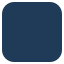

The script that saved this image:
"""Seismic Horizon Interpreter: desktop application (PySide6 + matplotlib + PyVista).

Workflow in the window:
  1. File > Open SEG-Y (QC + conversion) or Open HDF5 volume.
  2. Browse inlines / crosslines / time slices; click on a reflection to add a seed pick
     (right-click removes the nearest pick, Ctrl+Z undoes). Optionally snap to peak/trough.
  3. Optionally load fault sticks and a reference horizon.
  4. Press "Extract horizon". The engine runs in the background and the result appears on
     the sections, the map, the confidence map and in 3D.
  5. Export the horizon (CSV with confidence and flags + provenance) or save the picks.

The interpreter stays in charge: every pick is theirs, nothing is applied silently.
"""

from __future__ import annotations

import json
import os
import sys
import traceback
from pathlib import Path

import numpy as np
from PySide6.QtCore import QObject, QSettings, Qt, QThread, Signal
from PySide6.QtGui import QAction, QColor, QFont, QIcon, QKeySequence, QPainter, QPixmap
from PySide6.QtWidgets import (
    QApplication,
    QCheckBox,
    QComboBox,
    QDialog,
    QDialogButtonBox,
    QDoubleSpinBox,
    QFileDialog,
    QFormLayout,
    QGroupBox,
    QHBoxLayout,
    QHeaderView,
    QInputDialog,
    QLabel,
    QMainWindow,
    QMessageBox,
    QProgressBar,
    QPushButton,
    QSlider,
    QSpinBox,
    QSplitter,
    QTableWidget,
    QTableWidgetItem,
    QTabWidget,
    QTextEdit,
    QVBoxLayout,
    QWidget,
)

import matplotlib

matplotlib.use("QtAgg")
from matplotlib.backends.backend_qtagg import FigureCanvasQTAgg, NavigationToolbar2QT  # noqa: E402
from matplotlib.figure import Figure  # noqa: E402

from .. import __version__  # noqa: E402
from ..horizon_engine.seed_picks import PickSet, SeedPick  # noqa: E402
from ..preprocessing.roi_manager import ROI  # noqa: E402
from ..seismic_io.hdf5_manager import SeismicVolume  # noqa: E402
from ..seismic_io.interpretation_io import read_fault_sticks, read_xyz_horizon  # noqa: E402

APP_NAME = "Seismic Horizon Interpreter"
DEFAULT_DATA_DIR = Path("C:/SeismicData") if os.name == "nt" else Path.home() / "SeismicData"


def make_icon() -> QIcon:
    pm = QPixmap(64, 64)
    pm.fill(QColor(0, 0, 0, 0))
    p = QPainter(pm)
    p.setRenderHint(QPainter.Antialiasing)
    p.setBrush(QColor("#1f3b57")); p.setPen(Qt.NoPen); p.drawRoundedRect(2, 2, 60, 60, 12, 12)
    pen = p.pen(); pen.setWidth(4)
    for k, col in enumerate(["#9ad0ec", "#f2c14e", "#9ad0ec"]):
        pen.setColor(QColor(col)); p.setPen(pen)
        y = 18 + 14 * k
        p.drawLine(8, y + 6, 30, y); p.drawLine(34, y + 10, 56, y + 4)
    pen.setColor(QColor("#e4572e")); pen.setWidth(3); p.setPen(pen); p.drawLine(33, 8, 30, 58)
    p.end()
    return QIcon(pm)


# ---------------------------------------------------------------------------- workers
class Worker(QObject):
    progress = Signal(str)
    finished = Signal(object)
    failed = Signal(str)

    def __init__(self, fn, *args, **kwargs):
        super().__init__()
        self.fn, self.args, self.kwargs = fn, args, kwargs

    def run(self):
        try:
            out = self.fn(*self.args, progress=self.progress.emit, **self.kwargs)
            self.finished.emit(out)
        except Exception as exc:  # report every failure to the user, never crash the window
            self.failed.emit(f"{exc}\n\n{traceback.format_exc()}")


def _convert(segy: str, h5: str, force: bool, progress):
    from ..seismic_io.hdf5_manager import convert_segy_to_hdf5

    progress("Checking SEG-Y headers and amplitudes (QC)...")
    out, report = convert_segy_to_hdf5(segy, h5, require_qc_pass=not force)
    return out, report


def _extract(vol, picks, roi, sticks, progress):
    from ..workflow import run_extraction

    return run_extraction(vol, picks, roi, sticks, progress=progress)


# ---------------------------------------------------------------------------- canvas
class PlotCanvas(FigureCanvasQTAgg):
    def __init__(self, parent=None):
        self.fig = Figure(figsize=(8, 5), tight_layout=True)
        super().__init__(self.fig)
        self.setParent(parent)
        self.ax = self.fig.add_subplot(111)


# ---------------------------------------------------------------------------- main window
class MainWindow(QMainWindow):
    def __init__(self):
        super().__init__()
        self.setWindowTitle(f"{APP_NAME} {__version__}")
        self.setWindowIcon(make_icon())
        self.resize(1500, 920)
        self.settings = QSettings("seismic_horizon_ai", "interpreter")

        self.vol: SeismicVolume | None = None
        self.picks = PickSet()
        self.undo_stack: list[tuple[str, SeedPick]] = []
        self.faults = []  # FaultSticks in full grid coords
        self.reference: np.ndarray | None = None  # sample index grid
        self.output = None  # ExtractionOutput
        self.horizon_ms: np.ndarray | None = None
        self.conf_full: np.ndarray | None = None
        self._thread: QThread | None = None
        self._section_cache: dict = {}

        self._build_ui()
        self._build_menus()
        self._refresh_all()
        last = self.settings.value("last_h5", "")
        if last and Path(last).exists():
            self.open_h5(last)  # reopen the last survey so work continues where it stopped

    # ------------------------------------------------------------------ UI
    def _build_ui(self):
        split = QSplitter(Qt.Horizontal)
        self.setCentralWidget(split)

        # ---- left panel
        left = QWidget(); lv = QVBoxLayout(left); left.setMinimumWidth(330); left.setMaximumWidth(430)
        self.info = QLabel("No survey loaded.\nFile > Open SEG-Y... or Open HDF5 volume...")
        self.info.setWordWrap(True)
        g1 = QGroupBox("Survey"); QVBoxLayout(g1).addWidget(self.info); lv.addWidget(g1)

        g2 = QGroupBox("Seed picks (left-click add, right-click remove, Ctrl+Z undo)")
        v2 = QVBoxLayout(g2)
        row = QHBoxLayout()
        row.addWidget(QLabel("Snap to:"))
        self.snap = QComboBox(); self.snap.addItems(["peak", "trough", "none"])
        row.addWidget(self.snap); row.addStretch(1)
        v2.addLayout(row)
        self.pick_table = QTableWidget(0, 3)
        self.pick_table.setHorizontalHeaderLabels(["Inline", "Crossline", "Time (ms)"])
        self.pick_table.horizontalHeader().setSectionResizeMode(QHeaderView.Stretch)
        self.pick_table.setEditTriggers(QTableWidget.NoEditTriggers)
        self.pick_table.setSelectionBehavior(QTableWidget.SelectRows)
        self.pick_table.cellDoubleClicked.connect(self._goto_pick)
        v2.addWidget(self.pick_table)
        row = QHBoxLayout()
        b = QPushButton("Delete selected"); b.clicked.connect(self._delete_selected); row.addWidget(b)
        b = QPushButton("Clear all"); b.clicked.connect(self._clear_picks); row.addWidget(b)
        v2.addLayout(row)
        lv.addWidget(g2, 2)

        g3 = QGroupBox("Area to interpret")
        f3 = QFormLayout(g3)
        self.auto_roi = QCheckBox("Automatic: around the picks (+25 lines)"); self.auto_roi.setChecked(True)
        self.auto_roi.toggled.connect(self._roi_toggled)
        f3.addRow(self.auto_roi)
        self.il_min, self.il_max, self.xl_min, self.xl_max = (QSpinBox() for _ in range(4))
        for w in (self.il_min, self.il_max, self.xl_min, self.xl_max):
            w.setRange(0, 10**7); w.setEnabled(False)
        r = QHBoxLayout(); r.addWidget(self.il_min); r.addWidget(QLabel("to")); r.addWidget(self.il_max); f3.addRow("Inlines", r)
        r = QHBoxLayout(); r.addWidget(self.xl_min); r.addWidget(QLabel("to")); r.addWidget(self.xl_max); f3.addRow("Crosslines", r)
        self.margin = QDoubleSpinBox(); self.margin.setRange(20, 1000); self.margin.setValue(120); self.margin.setSuffix(" ms")
        f3.addRow("Time window ±", self.margin)
        lv.addWidget(g3)

        g4 = QGroupBox("Faults and reference")
        v4 = QVBoxLayout(g4)
        self.fault_label = QLabel("No fault sticks loaded."); self.fault_label.setWordWrap(True)
        v4.addWidget(self.fault_label)
        r = QHBoxLayout()
        b = QPushButton("Load fault sticks..."); b.clicked.connect(self.load_faults); r.addWidget(b)
        b = QPushButton("Clear"); b.clicked.connect(self._clear_faults); r.addWidget(b)
        v4.addLayout(r)
        b = QPushButton("Load reference horizon..."); b.clicked.connect(self.load_reference); v4.addWidget(b)
        lv.addWidget(g4)

        self.run_btn = QPushButton("▶  Extract horizon")
        f = QFont(); f.setPointSize(11); f.setBold(True); self.run_btn.setFont(f)
        self.run_btn.setMinimumHeight(42)
        self.run_btn.clicked.connect(self.run_extraction)
        lv.addWidget(self.run_btn)
        self.progress = QProgressBar(); self.progress.setRange(0, 0); self.progress.setVisible(False)
        lv.addWidget(self.progress)
        self.result_box = QTextEdit(); self.result_box.setReadOnly(True); self.result_box.setMaximumHeight(170)
        self.result_box.setPlaceholderText("Results and QC will appear here.")
        lv.addWidget(self.result_box)
        split.addWidget(left)

        # ---- right: tabs
        self.tabs = QTabWidget()
        split.addWidget(self.tabs)
        split.setStretchFactor(1, 1)

        # section tab
        sec = QWidget(); sv = QVBoxLayout(sec)
        top = QHBoxLayout()
        self.direction = QComboBox(); self.direction.addItems(["Inline", "Crossline"])
        self.direction.currentIndexChanged.connect(self._direction_changed)
        top.addWidget(QLabel("View:")); top.addWidget(self.direction)
        self.line_slider = QSlider(Qt.Horizontal); self.line_slider.valueChanged.connect(self._line_changed)
        self.line_spin = QSpinBox(); self.line_spin.valueChanged.connect(self._spin_changed)
        top.addWidget(self.line_slider, 1); top.addWidget(self.line_spin)
        self.gain = QSlider(Qt.Horizontal); self.gain.setRange(80, 100); self.gain.setValue(98); self.gain.setMaximumWidth(120)
        self.gain.valueChanged.connect(lambda _v: self.draw_section())
        top.addWidget(QLabel("Contrast")); top.addWidget(self.gain)
        sv.addLayout(top)
        self.sec_canvas = PlotCanvas()
        self.sec_canvas.mpl_connect("button_press_event", self._section_click)
        sv.addWidget(NavigationToolbar2QT(self.sec_canvas, sec))
        sv.addWidget(self.sec_canvas, 1)
        self.tabs.addTab(sec, "Seismic section")

        # time slice tab
        ts = QWidget(); tv = QVBoxLayout(ts); self.ts_tab = ts
        top = QHBoxLayout()
        self.t_slider = QSlider(Qt.Horizontal); self.t_slider.sliderReleased.connect(self.draw_timeslice)
        self.t_label = QLabel("")
        top.addWidget(QLabel("Time slice:")); top.addWidget(self.t_slider, 1); top.addWidget(self.t_label)
        tv.addLayout(top)
        self.ts_canvas = PlotCanvas()
        self.ts_canvas.mpl_connect("button_press_event", self._map_click)
        tv.addWidget(NavigationToolbar2QT(self.ts_canvas, ts)); tv.addWidget(self.ts_canvas, 1)
        self.tabs.addTab(ts, "Time slice")

        # map tab
        mp = QWidget(); mv = QVBoxLayout(mp)
        top = QHBoxLayout()
        self.map_kind = QComboBox(); self.map_kind.addItems(["Horizon time", "Confidence", "Difference to reference", "Reference horizon"])
        self.map_kind.currentIndexChanged.connect(lambda _i: self.draw_map())
        top.addWidget(QLabel("Show:")); top.addWidget(self.map_kind); top.addStretch(1)
        top.addWidget(QLabel("Click the map to jump to that inline/crossline"))
        mv.addLayout(top)
        self.map_canvas = PlotCanvas()
        self.map_canvas.mpl_connect("button_press_event", self._map_click)
        mv.addWidget(NavigationToolbar2QT(self.map_canvas, mp)); mv.addWidget(self.map_canvas, 1)
        self.tabs.addTab(mp, "Horizon map")

        # 3D tab (created lazily: VTK start-up is slow)
        self.view3d_holder = QWidget(); QVBoxLayout(self.view3d_holder)
        self.plotter = None
        self.tabs.addTab(self.view3d_holder, "3D view")

        # QC tab
        self.qc_text = QTextEdit(); self.qc_text.setReadOnly(True)
        self.tabs.addTab(self.qc_text, "QC report")
        self.tabs.currentChanged.connect(self._tab_changed)

    def _build_menus(self):
        m = self.menuBar().addMenu("&File")
        for text, fn, key in [
            ("Open SEG-Y...", self.open_segy, "Ctrl+O"),
            ("Open HDF5 volume...", self.open_h5, "Ctrl+Shift+O"),
            ("Open recent volume", self.open_recent, None),
            (None, None, None),
            ("Load picks (CSV)...", self.load_picks, "Ctrl+L"),
            ("Save picks (CSV)...", self.save_picks, "Ctrl+S"),
            ("Import picks from horizon file...", self.import_picks_from_horizon, None),
            (None, None, None),
            ("Export horizon (CSV)...", self.export_horizon, "Ctrl+E"),
            ("Save figures...", self.save_figures, None),
            (None, None, None),
            ("Quit", self.close, "Ctrl+Q"),
        ]:
            if text is None:
                m.addSeparator(); continue
            a = QAction(text, self); a.triggered.connect(fn)
            if key:
                a.setShortcut(QKeySequence(key))
            m.addAction(a)
        e = self.menuBar().addMenu("&Edit")
        a = QAction("Undo pick", self); a.setShortcut(QKeySequence.Undo); a.triggered.connect(self.undo); e.addAction(a)
        h = self.menuBar().addMenu("&Help")
        a = QAction("How to use", self); a.triggered.connect(self.show_help); h.addAction(a)
        a = QAction("About", self); a.triggered.connect(lambda: QMessageBox.about(self, APP_NAME, f"{APP_NAME} {__version__}\n\nPhysics-first horizon interpretation: least-squares horizons from local slopes, multigrid correlations and your seed picks, with faults as hard barriers.")); h.addAction(a)

    # ------------------------------------------------------------------ helpers
    @property
    def g(self):
        return self.vol.geometry if self.vol else None

    def _busy(self, on: bool, msg: str = ""):
        self.progress.setVisible(on)
        self.run_btn.setEnabled(not on)
        if msg:
            self.statusBar().showMessage(msg)

    def _start(self, fn, args, on_done, label):
        if self._thread is not None:
            QMessageBox.information(self, APP_NAME, "Please wait: a task is still running.")
            return
        self._busy(True, label)
        th = QThread(self)
        w = Worker(fn, *args)
        w.moveToThread(th)
        th.started.connect(w.run)
        # bound methods of the window => queued into the GUI thread
        w.progress.connect(self._on_progress)
        w.finished.connect(self._on_done)
        w.failed.connect(self._on_failed)
        self._done_cb = on_done
        self._worker = w
        self._thread = th
        th.start()

    def _on_progress(self, msg: str):
        self.statusBar().showMessage(msg)

    def _on_done(self, out):
        self._finish()
        self._done_cb(out)

    def _on_failed(self, err: str):
        self._finish()
        self._error(err)

    def _finish(self):
        if self._thread:
            self._thread.quit(); self._thread.wait()
        self._thread = None
        self._busy(False)

    def _error(self, err: str):
        self.statusBar().showMessage("Failed.")
        box = QMessageBox(self); box.setIcon(QMessageBox.Warning); box.setWindowTitle(APP_NAME)
        box.setText(err.split("\n\n")[0]); box.setDetailedText(err); box.exec()

    # ------------------------------------------------------------------ files
    def open_segy(self):
        path, _ = QFileDialog.getOpenFileName(self, "Open SEG-Y", self.settings.value("last_dir", ""), "SEG-Y (*.sgy *.segy *.SGY *.SEGY);;All files (*)")
        if not path:
            return
        self.settings.setValue("last_dir", str(Path(path).parent))
        default = DEFAULT_DATA_DIR / Path(path).stem / (Path(path).stem + ".h5")
        h5, _ = QFileDialog.getSaveFileName(self, "Save checked volume as (HDF5)", str(default), "HDF5 (*.h5)")
        if not h5:
            return
        Path(h5).parent.mkdir(parents=True, exist_ok=True)

        def done(out):
            out_path, report = out
            self.qc_text.setMarkdown(report.to_markdown())
            self.open_h5(str(out_path))
            self.tabs.setCurrentWidget(self.qc_text)

        def failed_qc(force=False):
            self._start(_convert, (path, h5, force), done, "Converting SEG-Y...")

        failed_qc(False)

    def open_recent(self):
        last = self.settings.value("last_h5", "")
        if last and Path(last).exists():
            self.open_h5(last)
        else:
            QMessageBox.information(self, APP_NAME, "No recent volume.")

    def open_h5(self, path: str | None = None):
        if not path:
            path, _ = QFileDialog.getOpenFileName(self, "Open HDF5 volume", str(DEFAULT_DATA_DIR), "HDF5 (*.h5 *.hdf5)")
            if not path:
                return
        try:
            vol = SeismicVolume(path)
        except Exception as exc:
            self._error(f"Could not open {path}: {exc}"); return
        if self.vol:
            self.vol.close()
        self.vol = vol
        self.settings.setValue("last_h5", path)
        self._section_cache.clear()
        self.output = None; self.horizon_ms = None; self.conf_full = None; self.reference = None; self.faults = []
        g = self.g
        qc = vol.qc_report
        self.qc_text.setMarkdown(_qc_markdown(qc))
        self.info.setText(
            f"<b>{Path(path).name}</b><br>"
            f"Inlines {g.ilines[0]}–{g.ilines[-1]} ({g.ilines.size})<br>"
            f"Crosslines {g.xlines[0]}–{g.xlines[-1]} ({g.xlines.size})<br>"
            f"Time {g.samples_ms[0]:.0f}–{g.samples_ms[-1]:.0f} ms, dt {g.dt_ms:g} ms<br>"
            f"QC: {'passed' if qc.get('passed') else 'FAILED'} · CRS: {g.crs or 'not in file'}"
        )
        for w, lo, hi in ((self.il_min, g.ilines[0], g.ilines[-1]), (self.il_max, g.ilines[0], g.ilines[-1]),
                          (self.xl_min, g.xlines[0], g.xlines[-1]), (self.xl_max, g.xlines[0], g.xlines[-1])):
            w.setRange(int(lo), int(hi))
        self.il_min.setValue(int(g.ilines[0])); self.il_max.setValue(int(g.ilines[-1]))
        self.xl_min.setValue(int(g.xlines[0])); self.xl_max.setValue(int(g.xlines[-1]))
        self.t_slider.setRange(0, g.samples_ms.size - 1); self.t_slider.setValue(g.samples_ms.size // 3)
        self._direction_changed()
        self.statusBar().showMessage(f"Opened {path}")
        self._refresh_all()

    def load_picks(self):
        path, _ = QFileDialog.getOpenFileName(self, "Load picks", self.settings.value("last_dir", ""), "CSV (*.csv)")
        if not path:
            return
        try:
            ps = PickSet.from_csv(path)
        except Exception as exc:
            self._error(f"Could not read picks: {exc}"); return
        self.picks.extend(ps.picks)
        self.statusBar().showMessage(f"Loaded {len(ps.picks)} picks from {path}")
        self._refresh_all()

    def save_picks(self):
        path, _ = QFileDialog.getSaveFileName(self, "Save picks", self.settings.value("last_dir", "picks.csv"), "CSV (*.csv)")
        if path:
            self.picks.to_csv(path)
            self.statusBar().showMessage(f"Saved {len(self.picks.picks)} picks to {path}")

    def import_picks_from_horizon(self):
        if not self._need_volume():
            return
        path, _ = QFileDialog.getOpenFileName(self, "Horizon file (x y time_ms)", self.settings.value("last_dir", ""), "Text (*.txt *.xyz *.dat);;All files (*)")
        if not path:
            return
        dlg = QDialog(self); dlg.setWindowTitle("Import picks from horizon")
        f = QFormLayout(dlg)
        sp = QSpinBox(); sp.setRange(5, 500); sp.setValue(50); f.addRow("Pick every Nth line", sp)
        sh = QDoubleSpinBox(); sh.setRange(-1000, 1000); sh.setValue(0); sh.setSuffix(" ms"); f.addRow("Time shift", sh)
        f.addRow(QLabel("(F3 dGB horizon files need +4 ms)"))
        only = QCheckBox("Only inside the area box"); only.setChecked(not self.auto_roi.isChecked()); f.addRow(only)
        bb = QDialogButtonBox(QDialogButtonBox.Ok | QDialogButtonBox.Cancel); f.addRow(bb)
        bb.accepted.connect(dlg.accept); bb.rejected.connect(dlg.reject)
        if dlg.exec() != QDialog.Accepted:
            return
        g = self.g
        h = read_xyz_horizon(path, g, time_shift_ms=sh.value())
        live = self.vol.live_mask
        ri, rj = self._manual_roi_slices() if only.isChecked() else (slice(0, g.ilines.size), slice(0, g.xlines.size))
        n = 0
        for i in range(ri.start + sp.value() // 2, ri.stop, sp.value()):
            for j in range(rj.start + sp.value() // 2, rj.stop, sp.value()):
                if np.isfinite(h[i, j]) and live[i, j]:
                    self.picks.add(SeedPick(int(g.ilines[i]), int(g.xlines[j]), float(g.time_ms(h[i, j])), source=f"import:{Path(path).name}"))
                    n += 1
        self.statusBar().showMessage(f"Imported {n} picks from {Path(path).name}")
        self._refresh_all()

    def load_faults(self):
        if not self._need_volume():
            return
        paths, _ = QFileDialog.getOpenFileNames(self, "Fault sticks (x y time_ms stick node)", self.settings.value("last_dir", ""), "Text (*.txt *.dat);;All files (*)")
        if not paths:
            return
        shift, ok = QInputDialog.getDouble(self, "Time shift", "Time shift to apply to the fault files (ms).\nF3 dGB files need +4 ms.", 0.0, -1000, 1000, 1)
        if not ok:
            return
        for p in paths:
            try:
                self.faults.append(read_fault_sticks(p, self.g, time_shift_ms=shift))
            except Exception as exc:
                self._error(f"Could not read {p}: {exc}")
        self._refresh_all()

    def _clear_faults(self):
        self.faults = []
        self._refresh_all()

    def load_reference(self):
        if not self._need_volume():
            return
        path, _ = QFileDialog.getOpenFileName(self, "Reference horizon (x y time_ms)", self.settings.value("last_dir", ""), "Text (*.txt *.xyz *.dat);;All files (*)")
        if not path:
            return
        shift, ok = QInputDialog.getDouble(self, "Time shift", "Time shift for the reference horizon (ms).\nF3 dGB files need +4 ms.", 0.0, -1000, 1000, 1)
        if not ok:
            return
        self.reference = read_xyz_horizon(path, self.g, time_shift_ms=shift)
        self.statusBar().showMessage(f"Reference horizon loaded: {Path(path).name}")
        self._refresh_all()

    def export_horizon(self):
        if self.output is None:
            QMessageBox.information(self, APP_NAME, "Extract a horizon first."); return
        path, _ = QFileDialog.getSaveFileName(self, "Export horizon", self.settings.value("last_dir", "horizon.csv"), "CSV (*.csv)")
        if not path:
            return
        from ..export.horizon_export import export_horizon_csv

        o = self.output
        export_horizon_csv(path, o.result, o.geometry, confidence=o.confidence.confidence, extra_flags={"off_phase": o.phase["off_phase_mask"]})
        Path(path).with_suffix(".summary.json").write_text(json.dumps(o.summary, indent=2, default=float), encoding="utf-8")
        self.statusBar().showMessage(f"Exported horizon to {path} (+ provenance and summary)")

    def save_figures(self):
        d = QFileDialog.getExistingDirectory(self, "Save figures to folder", self.settings.value("last_dir", ""))
        if not d:
            return
        self.sec_canvas.fig.savefig(Path(d) / "section.png", dpi=150)
        self.map_canvas.fig.savefig(Path(d) / "map.png", dpi=150)
        self.ts_canvas.fig.savefig(Path(d) / "time_slice.png", dpi=150)
        self.statusBar().showMessage(f"Figures saved to {d}")

    def _need_volume(self) -> bool:
        if self.vol is None:
            QMessageBox.information(self, APP_NAME, "Open a seismic volume first (File menu).")
            return False
        return True

    # ------------------------------------------------------------------ picks
    def _section_click(self, ev):
        if self.vol is None or ev.inaxes is not self.sec_canvas.ax or ev.xdata is None:
            return
        if self.sec_canvas.toolbar_mode():
            return
        g = self.g
        inline_view = self.direction.currentIndex() == 0
        line = self._current_line()
        trace = int(round(ev.xdata))
        il, xl = (line, trace) if inline_view else (trace, line)
        if ev.button == 1:
            t = self._snap(il, xl, float(ev.ydata))
            p = SeedPick(il, xl, t, phase=self.snap.currentText() if self.snap.currentText() != "none" else "unspecified")
            self.picks.add(p); self.undo_stack.append(("add", p))
            self.statusBar().showMessage(f"Pick added: IL {il} XL {xl} {t:.1f} ms")
        elif ev.button == 3:
            on_line = [p for p in self.picks.picks if (p.inline == line if inline_view else p.crossline == line)]
            if not on_line:
                return
            d = [abs((p.crossline if inline_view else p.inline) - trace) / 5 + abs(p.time_ms - ev.ydata) / 20 for p in on_line]
            k = int(np.argmin(d))
            if d[k] < 3:
                p = on_line[k]; self.picks.picks.remove(p); self.undo_stack.append(("del", p))
                self.statusBar().showMessage("Pick removed")
        self._refresh_picks(); self.draw_section(); self.draw_map()

    def _snap(self, il, xl, t_ms) -> float:
        mode = self.snap.currentText()
        g = self.g
        if mode == "none":
            return t_ms
        i, j = int(round(g.il_index(il))), int(round(g.xl_index(xl)))
        tr = np.asarray(self.vol.data[i, j, :], float)
        k0 = int(round(float(g.sample_index(t_ms))))
        lo, hi = max(1, k0 - 4), min(tr.size - 2, k0 + 4)
        sgn = 1 if mode == "peak" else -1
        k = lo + int(np.argmax(sgn * tr[lo:hi + 1]))
        a, b, c = sgn * tr[k - 1], sgn * tr[k], sgn * tr[k + 1]
        den = a - 2 * b + c
        off = 0.5 * (a - c) / den if den < 0 else 0.0
        return float(g.time_ms(k + np.clip(off, -0.5, 0.5)))

    def undo(self):
        if not self.undo_stack:
            return
        kind, p = self.undo_stack.pop()
        if kind == "add" and p in self.picks.picks:
            self.picks.picks.remove(p)
        elif kind == "del":
            self.picks.add(p)
        self._refresh_picks(); self.draw_section(); self.draw_map()

    def _delete_selected(self):
        rows = sorted({i.row() for i in self.pick_table.selectedIndexes()}, reverse=True)
        for r in rows:
            p = self.picks.picks.pop(r); self.undo_stack.append(("del", p))
        self._refresh_all()

    def _clear_picks(self):
        if self.picks.picks and QMessageBox.question(self, APP_NAME, f"Remove all {len(self.picks.picks)} picks?") == QMessageBox.Yes:
            for p in self.picks.picks:
                self.undo_stack.append(("del", p))
            self.picks = PickSet()
            self._refresh_all()

    def _goto_pick(self, row, _col):
        p = self.picks.picks[row]
        self._goto(p.inline, p.crossline)

    # ------------------------------------------------------------------ navigation
    def _direction_changed(self):
        if self.vol is None:
            return
        g = self.g
        axis = g.ilines if self.direction.currentIndex() == 0 else g.xlines
        for w in (self.line_slider, self.line_spin):
            w.blockSignals(True)
        self.line_slider.setRange(0, axis.size - 1)
        self.line_spin.setRange(int(axis[0]), int(axis[-1]))
        self.line_slider.setValue(axis.size // 2)
        self.line_spin.setValue(int(axis[axis.size // 2]))
        for w in (self.line_slider, self.line_spin):
            w.blockSignals(False)
        self.draw_section()

    def _line_changed(self, idx):
        g = self.g
        axis = g.ilines if self.direction.currentIndex() == 0 else g.xlines
        self.line_spin.blockSignals(True); self.line_spin.setValue(int(axis[idx])); self.line_spin.blockSignals(False)
        self.draw_section()

    def _spin_changed(self, val):
        g = self.g
        axis = g.ilines if self.direction.currentIndex() == 0 else g.xlines
        idx = int(np.argmin(np.abs(axis - val)))
        self.line_slider.blockSignals(True); self.line_slider.setValue(idx); self.line_slider.blockSignals(False)
        self.draw_section()

    def _current_line(self) -> int:
        return int(self.line_spin.value())

    def _goto(self, il, xl):
        if self.direction.currentIndex() == 0:
            self.line_spin.setValue(int(il))
        else:
            self.line_spin.setValue(int(xl))
        self.tabs.setCurrentIndex(0)

    def _map_click(self, ev):
        if self.vol is None or ev.xdata is None or ev.ydata is None:
            return
        canvas = ev.canvas
        if canvas.toolbar_mode():
            return
        self._goto(int(round(ev.xdata)), int(round(ev.ydata)))

    def _roi_toggled(self, on):
        for w in (self.il_min, self.il_max, self.xl_min, self.xl_max):
            w.setEnabled(not on)

    def _manual_roi_slices(self):
        g = self.g
        il0, il1 = sorted((self.il_min.value(), self.il_max.value()))
        xl0, xl1 = sorted((self.xl_min.value(), self.xl_max.value()))
        i0, i1 = int(round(g.il_index(il0))), int(round(g.il_index(il1)))
        j0, j1 = int(round(g.xl_index(xl0))), int(round(g.xl_index(xl1)))
        return slice(max(0, i0), min(g.ilines.size, i1 + 1)), slice(max(0, j0), min(g.xlines.size, j1 + 1))

    def _tab_changed(self, idx):
        w = self.tabs.widget(idx)
        if w is self.view3d_holder:
            self.draw_3d()
        elif w is self.ts_tab:
            self.draw_timeslice()

    # ------------------------------------------------------------------ extraction
    def run_extraction(self):
        if not self._need_volume():
            return
        if not self.picks.approved():
            QMessageBox.information(self, APP_NAME, "Add seed picks first: left-click on the target reflection in the section view.")
            return
        g = self.g
        if self.auto_roi.isChecked():
            ils = [p.inline for p in self.picks.approved()]; xls = [p.crossline for p in self.picks.approved()]
            m = 25
            roi = ROI((max(g.ilines[0], min(ils) - m * g.il_step), min(g.ilines[-1], max(ils) + m * g.il_step)),
                      (max(g.xlines[0], min(xls) - m * g.xl_step), min(g.xlines[-1], max(xls) + m * g.xl_step)))
        else:
            roi = ROI((self.il_min.value(), self.il_max.value()), (self.xl_min.value(), self.xl_max.value()))
        il_s, xl_s, _ = roi.to_slices(g)
        n_cells = (il_s.stop - il_s.start) * (xl_s.stop - xl_s.start)
        if n_cells > 400_000 and QMessageBox.question(
                self, APP_NAME, f"The area has {n_cells:,} traces; this may take several minutes and a lot of memory. Continue?") != QMessageBox.Yes:
            return
        times = [p.time_ms for p in self.picks.approved()]
        roi = ROI(roi.inline_range, roi.crossline_range, (min(times) - self.margin.value(), max(times) + self.margin.value()))
        self._start(_extract, (self.vol, self.picks, roi, list(self.faults)), self._extraction_done, "Extracting horizon...")

    def _extraction_done(self, out):
        self.output = out
        shape = self.vol.live_mask.shape
        self.horizon_ms = out.full_grid(shape, "time_ms")
        self.conf_full = out.full_grid(shape, "confidence")
        s = out.summary
        lines = [
            f"<b>Horizon extracted</b> ({'converged' if s['converged'] else 'NOT converged'} in {s['iterations']} iterations, "
            f"{s['slopes_s'] + s['extract_s']:.0f} s)",
            f"Area: IL {s['roi']['inlines'][0]}–{s['roi']['inlines'][1]}, XL {s['roi']['crosslines'][0]}–{s['roi']['crosslines'][1]}",
            f"Picks used: {s['n_picks']} · fault cut-offs: {s['n_fault_cutoffs']}",
            f"In phase with the picked event: {s['fraction_in_phase']:.0%}",
            f"Mean confidence {s['confidence']['mean_confidence']:.2f}; {s['confidence']['fraction_reliable_ge_0.7']:.0%} of the area ≥ 0.7",
        ]
        if s["uninterpreted_live_cells"]:
            lines.append(f"<span style='color:#c0392b'>{s['uninterpreted_live_cells']} traces left blank (fault block without a pick)</span>")
        if self.reference is not None:
            from ..quality_control.horizon_residuals import compare_to_reference
            m = compare_to_reference(self.horizon_ms, self.g.time_ms(self.reference))
            lines.append(f"Vs reference: mean diff {m.mae_ms:.2f} ms, {m.within_10ms:.0%} within ±10 ms")
        for n in s["notes"]:
            lines.append(f"<i>{n}</i>")
        self.result_box.setHtml("<br>".join(lines))
        self.statusBar().showMessage("Horizon extracted. See the section, map and 3D tabs.")
        self._refresh_all()
        self.tabs.setCurrentIndex(2)

    # ------------------------------------------------------------------ drawing
    def _refresh_picks(self):
        t = self.pick_table
        t.setRowCount(len(self.picks.picks))
        for r, p in enumerate(self.picks.picks):
            for c, v in enumerate((f"{p.inline:g}", f"{p.crossline:g}", f"{p.time_ms:.1f}")):
                t.setItem(r, c, QTableWidgetItem(v))
        self.run_btn.setText(f"▶  Extract horizon ({len(self.picks.approved())} picks)")

    def _refresh_all(self):
        self._refresh_picks()
        self.fault_label.setText(
            "No fault sticks loaded." if not self.faults else
            f"{len(self.faults)} fault(s): " + ", ".join(f"{f.name} ({len(f.sticks)} sticks)" for f in self.faults)
            + "<br>They become hard barriers: the horizon is never smoothed across them.")
        self.draw_section()
        self.draw_map()

    def _section_data(self, inline_view: bool, idx: int) -> np.ndarray:
        key = (inline_view, idx)
        if key not in self._section_cache:
            if len(self._section_cache) > 40:
                self._section_cache.clear()
            self._section_cache[key] = np.asarray(self.vol.data[idx, :, :] if inline_view else self.vol.data[:, idx, :], np.float32)
        return self._section_cache[key]

    def draw_section(self):
        c = self.sec_canvas; ax = c.ax
        ax.clear()
        if self.vol is None:
            ax.text(0.5, 0.5, "File > Open SEG-Y... to start", ha="center", va="center", transform=ax.transAxes, fontsize=14, color="gray")
            ax.set_axis_off(); c.draw_idle(); return
        ax.set_axis_on()
        g = self.g
        inline_view = self.direction.currentIndex() == 0
        idx = self.line_slider.value()
        line = int((g.ilines if inline_view else g.xlines)[idx])
        sec = self._section_data(inline_view, idx).T
        other = g.xlines if inline_view else g.ilines
        v = np.percentile(np.abs(sec), self.gain.value()) or 1.0
        ax.imshow(sec, cmap="gray_r", aspect="auto", vmin=-v, vmax=v, interpolation="bilinear",
                  extent=[other[0] - 0.5, other[-1] + 0.5, g.samples_ms[-1], g.samples_ms[0]])
        if self.reference is not None:
            r = self.reference[idx] if inline_view else self.reference[:, idx]
            ax.plot(other, g.time_ms(r), "--", color="#2ecc71", lw=1.2, label="reference")
        if self.horizon_ms is not None:
            h = self.horizon_ms[idx] if inline_view else self.horizon_ms[:, idx]
            ax.plot(other, h, "-", color="#f1c40f", lw=1.8, label="extracted horizon")
        for f in self.faults:
            for s in f.sticks:
                pos = s[:, 0] if inline_view else s[:, 1]
                m = np.abs(pos - idx) <= 3
                if m.sum() >= 2:
                    along = s[m, 1] if inline_view else s[m, 0]
                    ax.plot(other[0] + along * (g.xl_step if inline_view else g.il_step), g.time_ms(s[m, 2]), "-", color="#e74c3c", lw=1.5)
        on = [p for p in self.picks.picks if (p.inline == line if inline_view else p.crossline == line)]
        if on:
            ax.plot([p.crossline if inline_view else p.inline for p in on], [p.time_ms for p in on], "o",
                    mfc="#00d0ff", mec="k", ms=7, label="your picks")
        ax.set_xlabel("Crossline" if inline_view else "Inline"); ax.set_ylabel("TWT (ms)")
        ax.set_title(f"{'Inline' if inline_view else 'Crossline'} {line}")
        if self.horizon_ms is not None or self.reference is not None or on:
            ax.legend(loc="lower right", fontsize=8)
        if self.horizon_ms is not None:
            h = self.horizon_ms[idx] if inline_view else self.horizon_ms[:, idx]
            if np.isfinite(h).any():
                lo, hi = np.nanmin(h), np.nanmax(h)
                pad = max(150.0, (hi - lo) * 0.6)
                ax.set_ylim(min(g.samples_ms[-1], hi + pad), max(g.samples_ms[0], lo - pad))
        c.draw_idle()

    def draw_timeslice(self):
        c = self.ts_canvas; ax = c.ax; ax.clear()
        if self.vol is None:
            c.draw_idle(); return
        g = self.g
        k = self.t_slider.value()
        self.t_label.setText(f"{g.samples_ms[k]:.0f} ms")
        self.statusBar().showMessage("Reading time slice...")
        QApplication.processEvents()
        sl = np.asarray(self.vol.data[:, :, k], np.float32)
        v = np.percentile(np.abs(sl), 98) or 1.0
        ax.imshow(sl.T, origin="lower", cmap="gray_r", aspect="auto", vmin=-v, vmax=v,
                  extent=[g.ilines[0], g.ilines[-1], g.xlines[0], g.xlines[-1]])
        self._overlay_map(ax)
        ax.set_title(f"Time slice {g.samples_ms[k]:.0f} ms (click to jump to lines)")
        ax.set_xlabel("Inline"); ax.set_ylabel("Crossline")
        c.draw_idle()
        self.statusBar().showMessage("")

    def _overlay_map(self, ax):
        g = self.g
        if self.picks.picks:
            ax.plot([p.inline for p in self.picks.picks], [p.crossline for p in self.picks.picks], "+", color="#00d0ff", ms=7, mew=1.5)
        for f in self.faults:
            for s in f.sticks:
                ax.plot(g.ilines[0] + s[:, 0] * g.il_step, g.xlines[0] + s[:, 1] * g.xl_step, "-", color="#e74c3c", lw=0.8)
        if self.output is not None:
            i0, j0, _ = self.output.offsets
            for cut in self.output.cuts:
                ax.plot(g.ilines[0] + (cut[:, 0] + i0) * g.il_step, g.xlines[0] + (cut[:, 1] + j0) * g.xl_step, "-", color="#e74c3c", lw=2)
        if self.vol is not None:
            inline_view = self.direction.currentIndex() == 0
            line = self._current_line()
            if inline_view:
                ax.axvline(line, color="#f39c12", lw=0.8, ls=":")
            else:
                ax.axhline(line, color="#f39c12", lw=0.8, ls=":")

    def draw_map(self):
        c = self.map_canvas
        c.fig.clear(); ax = c.fig.add_subplot(111); c.ax = ax
        if self.vol is None:
            c.draw_idle(); return
        g = self.g
        kind = self.map_kind.currentText()
        ext = [g.ilines[0], g.ilines[-1], g.xlines[0], g.xlines[-1]]
        data, cmap, label, vlim = None, "viridis", "", (None, None)
        if kind == "Horizon time" and self.horizon_ms is not None:
            data, label = self.horizon_ms, "TWT (ms)"
        elif kind == "Confidence" and self.conf_full is not None:
            data, cmap, label, vlim = self.conf_full, "magma", "confidence (0-1, heuristic)", (0, 1)
        elif kind == "Difference to reference" and self.horizon_ms is not None and self.reference is not None:
            data, cmap, label, vlim = self.horizon_ms - g.time_ms(self.reference), "RdBu_r", "extracted − reference (ms)", (-12, 12)
        elif kind == "Reference horizon" and self.reference is not None:
            data, label = g.time_ms(self.reference), "TWT (ms)"
        if data is None:
            ax.text(0.5, 0.5, {"Horizon time": "Extract a horizon to see its map",
                               "Confidence": "Extract a horizon to see its confidence",
                               "Difference to reference": "Needs an extracted horizon and a reference horizon",
                               "Reference horizon": "Load a reference horizon (left panel)"}[kind],
                    ha="center", va="center", transform=ax.transAxes, color="gray", fontsize=12)
            ax.set_xlim(ext[0], ext[1]); ax.set_ylim(ext[2], ext[3])
        else:
            im = ax.imshow(data.T, origin="lower", extent=ext, aspect="auto", cmap=cmap, vmin=vlim[0], vmax=vlim[1])
            c.fig.colorbar(im, ax=ax, label=label)
        self._overlay_map(ax)
        ax.set_xlabel("Inline"); ax.set_ylabel("Crossline"); ax.set_title(kind)
        c.draw_idle()

    def draw_3d(self):
        if self.plotter is None:
            try:
                from pyvistaqt import QtInteractor
            except Exception as exc:  # pragma: no cover
                self.view3d_holder.layout().addWidget(QLabel(f"3D view unavailable: {exc}")); return
            self.plotter = QtInteractor(self.view3d_holder)
            self.view3d_holder.layout().addWidget(self.plotter.interactor)
            row = QHBoxLayout()
            self.ve = QDoubleSpinBox(); self.ve.setRange(0.1, 50); self.ve.setValue(5); self.ve.setPrefix("vertical exaggeration ×")
            self.ve.valueChanged.connect(lambda _v: self.draw_3d())
            self.color3d = QComboBox(); self.color3d.addItems(["time", "confidence"])
            self.color3d.currentIndexChanged.connect(lambda _i: self.draw_3d())
            row.addWidget(self.ve); row.addWidget(QLabel("Colour by:")); row.addWidget(self.color3d); row.addStretch(1)
            self.view3d_holder.layout().addLayout(row)
        import pyvista as pv

        pl = self.plotter
        pl.clear()
        if self.horizon_ms is None or self.vol is None:
            pl.add_text("Extract a horizon to see it in 3D", font_size=12)
            pl.render(); return
        g = self.g
        o = self.output
        i0, j0, _ = o.offsets
        t = g.time_ms(o.result.t)
        ni, nj = t.shape
        ii, jj = np.meshgrid(np.arange(i0, i0 + ni), np.arange(j0, j0 + nj), indexing="ij")
        if g.affine is not None:
            x, y = g.world_xy(ii, jj)
        else:
            x, y = ii * 25.0, jj * 25.0
        tv = np.where(np.isfinite(t), t, np.nanmean(t))
        z = -tv * self.ve.value()
        grid = pv.StructuredGrid(x.astype(float), y.astype(float), z.astype(float))
        if self.color3d.currentText() == "time":
            grid["TWT (ms)"] = t.ravel(order="F")
            scal, cmap, clim = "TWT (ms)", "viridis_r", None
        else:
            grid["confidence"] = o.confidence.confidence.ravel(order="F")
            scal, cmap, clim = "confidence", "magma", (0, 1)
        bad = ~np.isfinite(t.ravel(order="F"))
        if bad.any():
            grid = grid.extract_points(~bad, adjacent_cells=False)
        pl.add_mesh(grid, scalars=scal, cmap=cmap, clim=clim, show_edges=False, nan_color="white", smooth_shading=True)
        for cut in o.cuts:
            cx, cy = (g.world_xy(cut[:, 0] + i0, cut[:, 1] + j0) if g.affine is not None else ((cut[:, 0] + i0) * 25.0, (cut[:, 1] + j0) * 25.0))
            ci = np.clip(np.rint(cut[:, 0]).astype(int), 0, ni - 1); cj = np.clip(np.rint(cut[:, 1]).astype(int), 0, nj - 1)
            cz = -tv[ci, cj] * self.ve.value() + 5
            pl.add_mesh(pv.lines_from_points(np.c_[cx, cy, cz]), color="red", line_width=4)
        pl.add_axes(); pl.show_bounds(grid="back", location="outer", xtitle="X", ytitle="Y", ztitle="−TWT × VE")
        pl.reset_camera(); pl.render()

    # ------------------------------------------------------------------ help
    def show_help(self):
        QMessageBox.information(self, "How to use", (
            "1. File > Open SEG-Y... (checked and converted once), or Open HDF5 volume...\n"
            "2. In 'Seismic section', move the slider to a line. Left-click on the target reflection to add a pick "
            "(it snaps to the nearest peak or trough). Right-click removes a pick; Ctrl+Z undoes.\n"
            "   Add picks on several inlines and crosslines, on both sides of any fault.\n"
            "3. Optional: 'Load fault sticks...' (faults become barriers) and 'Load reference horizon...' to compare.\n"
            "4. Press 'Extract horizon'. The area is chosen around your picks unless you set it yourself.\n"
            "5. Review the horizon on the sections, the 'Horizon map' (time, confidence, difference) and '3D view'.\n"
            "   Add or move picks where it is wrong and extract again.\n"
            "6. File > Export horizon (CSV) to use it in Petrel, OpendTect or Excel. File > Save picks to keep your work."))

    def closeEvent(self, ev):
        if self._thread is not None:
            QMessageBox.information(self, APP_NAME, "Please wait for the running task to finish.")
            ev.ignore(); return
        if self.vol:
            self.vol.close()
        if self.plotter is not None:
            self.plotter.close()
        ev.accept()


def _qc_markdown(qc: dict) -> str:
    lines = [f"# Seismic QC: {'PASSED' if qc.get('passed') else 'FAILED'}", "", "| Severity | Check | Finding |", "|---|---|---|"]
    for f in qc.get("findings", []):
        lines.append(f"| {f['severity']} | {f['code']} | {f['message']} |")
    geo = qc.get("stats", {}).get("geometry", {})
    if geo:
        lines += ["", "## Geometry", ""] + [f"- **{k}**: {v}" for k, v in geo.items()]
    return "\n".join(lines)


def _toolbar_mode(self) -> bool:
    tb = getattr(self, "toolbar", None)
    return bool(tb is not None and getattr(tb, "mode", ""))


FigureCanvasQTAgg.toolbar_mode = _toolbar_mode


def main(argv: list[str] | None = None) -> int:
    app = QApplication.instance() or QApplication(sys.argv if argv is None else argv)
    app.setApplicationName(APP_NAME)
    app.setWindowIcon(make_icon())
    app.setStyle("Fusion")
    w = MainWindow()
    w.show()
    args = (sys.argv if argv is None else argv)[1:]
    if args and args[0].lower().endswith((".h5", ".hdf5")):
        w.open_h5(args[0])
    return app.exec()


if __name__ == "__main__":
    sys.exit(main())
